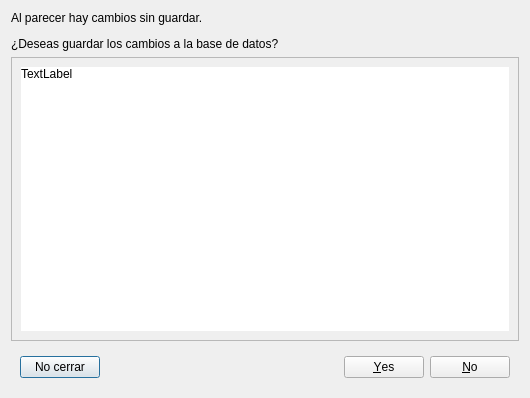
<?xml version="1.0" encoding="UTF-8"?>
<ui version="4.0">
 <class>VentanaCerrar</class>
 <widget class="QDialog" name="VentanaCerrar">
  <property name="geometry">
   <rect>
    <x>0</x>
    <y>0</y>
    <width>530</width>
    <height>398</height>
   </rect>
  </property>
  <property name="minimumSize">
   <size>
    <width>530</width>
    <height>398</height>
   </size>
  </property>
  <property name="maximumSize">
   <size>
    <width>530</width>
    <height>398</height>
   </size>
  </property>
  <property name="windowTitle">
   <string>Hay cambios sin guardar</string>
  </property>
  <layout class="QVBoxLayout" name="verticalLayout">
   <item>
    <widget class="QLabel" name="label">
     <property name="text">
      <string>&lt;html&gt;&lt;head/&gt;&lt;body&gt;&lt;p&gt;Al parecer hay cambios sin guardar.&lt;/p&gt;&lt;p&gt; ¿Deseas guardar los cambios a la base de datos?&lt;/p&gt;&lt;/body&gt;&lt;/html&gt;</string>
     </property>
    </widget>
   </item>
   <item>
    <widget class="QScrollArea" name="scrollArea">
     <property name="widgetResizable">
      <bool>true</bool>
     </property>
     <widget class="QWidget" name="scrollAreaWidgetContents">
      <property name="geometry">
       <rect>
        <x>0</x>
        <y>0</y>
        <width>510</width>
        <height>276</height>
       </rect>
      </property>
      <layout class="QGridLayout" name="gridLayout">
       <item row="0" column="0">
        <widget class="QLabel" name="MostrarContenido">
         <property name="styleSheet">
          <string notr="true">background-color: rgb(255, 255, 255);</string>
         </property>
         <property name="text">
          <string>TextLabel</string>
         </property>
         <property name="alignment">
          <set>Qt::AlignLeading|Qt::AlignLeft|Qt::AlignTop</set>
         </property>
        </widget>
       </item>
      </layout>
     </widget>
    </widget>
   </item>
   <item>
    <widget class="QWidget" name="widget_2" native="true">
     <layout class="QHBoxLayout" name="horizontalLayout">
      <item>
       <widget class="QPushButton" name="NoCerrar">
        <property name="text">
         <string>No cerrar</string>
        </property>
       </widget>
      </item>
      <item>
       <widget class="QDialogButtonBox" name="buttonBox">
        <property name="orientation">
         <enum>Qt::Horizontal</enum>
        </property>
        <property name="standardButtons">
         <set>QDialogButtonBox::No|QDialogButtonBox::Yes</set>
        </property>
       </widget>
      </item>
     </layout>
    </widget>
   </item>
  </layout>
 </widget>
 <resources/>
 <connections>
  <connection>
   <sender>buttonBox</sender>
   <signal>accepted()</signal>
   <receiver>VentanaCerrar</receiver>
   <slot>accept()</slot>
   <hints>
    <hint type="sourcelabel">
     <x>248</x>
     <y>254</y>
    </hint>
    <hint type="destinationlabel">
     <x>157</x>
     <y>274</y>
    </hint>
   </hints>
  </connection>
  <connection>
   <sender>buttonBox</sender>
   <signal>rejected()</signal>
   <receiver>VentanaCerrar</receiver>
   <slot>reject()</slot>
   <hints>
    <hint type="sourcelabel">
     <x>316</x>
     <y>260</y>
    </hint>
    <hint type="destinationlabel">
     <x>286</x>
     <y>274</y>
    </hint>
   </hints>
  </connection>
 </connections>
</ui>
